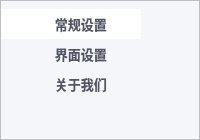
      <widget class="QFrame" name="frame_2">
       <property name="minimumSize">
        <size>
         <width>140</width>
         <height>0</height>
        </size>
       </property>
       <property name="styleSheet">
        <string notr="true">background-color:#F4F6FA</string>
       </property>
       <property name="frameShape">
        <enum>QFrame::StyledPanel</enum>
       </property>
       <property name="frameShadow">
        <enum>QFrame::Raised</enum>
       </property>
       <layout class="QVBoxLayout" name="verticalLayout_2">
        <property name="spacing">
         <number>0</number>
        </property>
        <property name="leftMargin">
         <number>0</number>
        </property>
        <property name="topMargin">
         <number>8</number>
        </property>
        <property name="rightMargin">
         <number>0</number>
        </property>
        <property name="bottomMargin">
         <number>0</number>
        </property>
        <item>
         <widget class="QToolButton" name="toolBtnGeneralSetting">
          <property name="minimumSize">
           <size>
            <width>140</width>
            <height>30</height>
           </size>
          </property>
          <property name="font">
           <font>
            <pointsize>10</pointsize>
            <bold>true</bold>
           </font>
          </property>
          <property name="cursor">
           <cursorShape>PointingHandCursor</cursorShape>
          </property>
          <property name="styleSheet">
           <string notr="true">QToolButton {border:none;
color:#FF505465;
background-color:#FFFFFFFF;
border-radius:0px;
padding-left:16px;
}
QToolButton:hover {
background-color: #FFFFFFFF;
color: #FF505465;
border-radius:0px;
padding-left:16px;
}</string>
          </property>
          <property name="text">
           <string> 常规设置</string>
          </property>
          <property name="icon">
           <iconset resource="res.qrc">
            <normaloff>:/main/resource/main/generalSetting.png</normaloff>:/main/resource/main/generalSetting.png</iconset>
          </property>
          <property name="toolButtonStyle">
           <enum>Qt::ToolButtonTextBesideIcon</enum>
          </property>
         </widget>
        </item>
        <item>
         <widget class="QToolButton" name="toolBtnUISetting">
          <property name="minimumSize">
           <size>
            <width>140</width>
            <height>30</height>
           </size>
          </property>
          <property name="font">
           <font>
            <pointsize>10</pointsize>
            <bold>true</bold>
           </font>
          </property>
          <property name="cursor">
           <cursorShape>PointingHandCursor</cursorShape>
          </property>
          <property name="styleSheet">
           <string notr="true">QToolButton {border:none;
color:#505465;
border-radius:1px;
padding-left:16px;
}
QToolButton:hover {
background-color: #FFFFFFFF;
color: #505465;
border-radius:0px;
padding-left:16px;
}</string>
          </property>
          <property name="text">
           <string> 界面设置</string>
          </property>
          <property name="icon">
           <iconset resource="res.qrc">
            <normaloff>:/main/resource/main/UISetting.png</normaloff>:/main/resource/main/UISetting.png</iconset>
          </property>
          <property name="toolButtonStyle">
           <enum>Qt::ToolButtonTextBesideIcon</enum>
          </property>
         </widget>
        </item>
        <item>
         <widget class="QToolButton" name="toolBtnAbout">
          <property name="minimumSize">
           <size>
            <width>140</width>
            <height>30</height>
           </size>
          </property>
          <property name="font">
           <font>
            <pointsize>10</pointsize>
            <bold>true</bold>
           </font>
          </property>
          <property name="cursor">
           <cursorShape>PointingHandCursor</cursorShape>
          </property>
          <property name="styleSheet">
           <string notr="true">QToolButton {border:none;
color:#505465;
border-radius:1px;
padding-left:16px;
}
QToolButton:hover {
background-color: #FFFFFFFF;
color: #505465;
border-radius:0px;
padding-left:16px;
}</string>
          </property>
          <property name="text">
           <string> 关于我们</string>
          </property>
          <property name="icon">
           <iconset resource="res.qrc">
            <normaloff>:/main/resource/main/about.png</normaloff>:/main/resource/main/about.png</iconset>
          </property>
          <property name="toolButtonStyle">
           <enum>Qt::ToolButtonTextBesideIcon</enum>
          </property>
         </widget>
        </item>
        <item>
         <spacer name="verticalSpacer">
          <property name="orientation">
           <enum>Qt::Vertical</enum>
          </property>
          <property name="sizeHint" stdset="0">
           <size>
            <width>20</width>
            <height>40</height>
           </size>
          </property>
         </spacer>
        </item>
       </layout>
      </widget>
